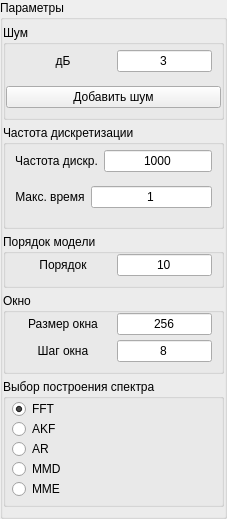
           <widget class="QGroupBox" name="groupBox_parameters">
            <property name="sizePolicy">
             <sizepolicy hsizetype="Preferred" vsizetype="Maximum">
              <horstretch>0</horstretch>
              <verstretch>0</verstretch>
             </sizepolicy>
            </property>
            <property name="title">
             <string>Параметры</string>
            </property>
            <layout class="QVBoxLayout" name="layout_area_size_3">
             <property name="spacing">
              <number>5</number>
             </property>
             <property name="leftMargin">
              <number>0</number>
             </property>
             <property name="topMargin">
              <number>5</number>
             </property>
             <property name="rightMargin">
              <number>0</number>
             </property>
             <property name="bottomMargin">
              <number>9</number>
             </property>
             <item>
              <widget class="QGroupBox" name="groupBox_noise">
               <property name="sizePolicy">
                <sizepolicy hsizetype="Preferred" vsizetype="Maximum">
                 <horstretch>0</horstretch>
                 <verstretch>0</verstretch>
                </sizepolicy>
               </property>
               <property name="title">
                <string>Шум</string>
               </property>
               <layout class="QVBoxLayout" name="layout_area_size_2">
                <property name="spacing">
                 <number>5</number>
                </property>
                <property name="leftMargin">
                 <number>0</number>
                </property>
                <property name="topMargin">
                 <number>5</number>
                </property>
                <property name="rightMargin">
                 <number>0</number>
                </property>
                <property name="bottomMargin">
                 <number>9</number>
                </property>
                <item>
                 <widget class="QWidget" name="widget_noise" native="true">
                  <property name="sizePolicy">
                   <sizepolicy hsizetype="Preferred" vsizetype="Maximum">
                    <horstretch>0</horstretch>
                    <verstretch>0</verstretch>
                   </sizepolicy>
                  </property>
                  <layout class="QHBoxLayout" name="layout_width_area_2" stretch="1,1">
                   <property name="topMargin">
                    <number>0</number>
                   </property>
                   <item>
                    <widget class="QLabel" name="label_text_noise">
                     <property name="text">
                      <string>дБ</string>
                     </property>
                     <property name="alignment">
                      <set>Qt::AlignCenter</set>
                     </property>
                    </widget>
                   </item>
                   <item>
                    <widget class="QLineEdit" name="lineEdit_noise">
                     <property name="text">
                      <string>3</string>
                     </property>
                     <property name="alignment">
                      <set>Qt::AlignCenter</set>
                     </property>
                    </widget>
                   </item>
                  </layout>
                 </widget>
                </item>
                <item>
                 <widget class="QPushButton" name="pushButton_display_noise">
                  <property name="text">
                   <string>Добавить шум</string>
                  </property>
                 </widget>
                </item>
               </layout>
              </widget>
             </item>
             <item>
              <widget class="QGroupBox" name="groupBox_sampling_rate">
               <property name="sizePolicy">
                <sizepolicy hsizetype="Preferred" vsizetype="Maximum">
                 <horstretch>0</horstretch>
                 <verstretch>0</verstretch>
                </sizepolicy>
               </property>
               <property name="title">
                <string>Частота дискретизации</string>
               </property>
               <layout class="QVBoxLayout" name="layout_spectrum_filtration" stretch="0,0">
                <property name="spacing">
                 <number>5</number>
                </property>
                <property name="leftMargin">
                 <number>0</number>
                </property>
                <property name="topMargin">
                 <number>5</number>
                </property>
                <property name="rightMargin">
                 <number>0</number>
                </property>
                <property name="bottomMargin">
                 <number>9</number>
                </property>
                <item>
                 <widget class="QWidget" name="widget_sampling_rate" native="true">
                  <property name="sizePolicy">
                   <sizepolicy hsizetype="Preferred" vsizetype="Maximum">
                    <horstretch>0</horstretch>
                    <verstretch>0</verstretch>
                   </sizepolicy>
                  </property>
                  <layout class="QHBoxLayout" name="layout_width_area_3" stretch="0,0">
                   <property name="topMargin">
                    <number>0</number>
                   </property>
                   <item>
                    <widget class="QLabel" name="label_text_sampling_rate">
                     <property name="text">
                      <string>Частота дискр.</string>
                     </property>
                     <property name="alignment">
                      <set>Qt::AlignCenter</set>
                     </property>
                    </widget>
                   </item>
                   <item>
                    <widget class="QLineEdit" name="lineEdit_sampling_rate">
                     <property name="text">
                      <string>1000</string>
                     </property>
                     <property name="alignment">
                      <set>Qt::AlignCenter</set>
                     </property>
                    </widget>
                   </item>
                  </layout>
                 </widget>
                </item>
                <item>
                 <widget class="QWidget" name="widget_maximum_time" native="true">
                  <property name="sizePolicy">
                   <sizepolicy hsizetype="Preferred" vsizetype="Maximum">
                    <horstretch>0</horstretch>
                    <verstretch>0</verstretch>
                   </sizepolicy>
                  </property>
                  <layout class="QHBoxLayout" name="layout_width_area_4" stretch="0,0">
                   <property name="topMargin">
                    <number>0</number>
                   </property>
                   <item>
                    <widget class="QLabel" name="label_text_maximum_time">
                     <property name="text">
                      <string>Макс. время</string>
                     </property>
                     <property name="alignment">
                      <set>Qt::AlignCenter</set>
                     </property>
                    </widget>
                   </item>
                   <item>
                    <widget class="QLineEdit" name="lineEdit_maximum_time">
                     <property name="text">
                      <string>1</string>
                     </property>
                     <property name="alignment">
                      <set>Qt::AlignCenter</set>
                     </property>
                    </widget>
                   </item>
                  </layout>
                 </widget>
                </item>
               </layout>
              </widget>
             </item>
             <item>
              <widget class="QGroupBox" name="groupBox_order_model">
               <property name="sizePolicy">
                <sizepolicy hsizetype="Preferred" vsizetype="Maximum">
                 <horstretch>0</horstretch>
                 <verstretch>0</verstretch>
                </sizepolicy>
               </property>
               <property name="title">
                <string>Порядок модели</string>
               </property>
               <layout class="QVBoxLayout" name="layout_area_size_6">
                <property name="spacing">
                 <number>5</number>
                </property>
                <property name="leftMargin">
                 <number>0</number>
                </property>
                <property name="topMargin">
                 <number>0</number>
                </property>
                <property name="rightMargin">
                 <number>0</number>
                </property>
                <property name="bottomMargin">
                 <number>9</number>
                </property>
                <item>
                 <widget class="QWidget" name="widget_order_model" native="true">
                  <property name="sizePolicy">
                   <sizepolicy hsizetype="Preferred" vsizetype="Maximum">
                    <horstretch>0</horstretch>
                    <verstretch>0</verstretch>
                   </sizepolicy>
                  </property>
                  <layout class="QHBoxLayout" name="layout_window_size_2" stretch="1,1">
                   <property name="topMargin">
                    <number>0</number>
                   </property>
                   <property name="bottomMargin">
                    <number>0</number>
                   </property>
                   <item>
                    <widget class="QLabel" name="label_text_order_model">
                     <property name="font">
                      <font>
                       <weight>50</weight>
                       <italic>false</italic>
                       <bold>false</bold>
                       <underline>false</underline>
                       <strikeout>false</strikeout>
                       <kerning>true</kerning>
                      </font>
                     </property>
                     <property name="text">
                      <string>Порядок</string>
                     </property>
                     <property name="alignment">
                      <set>Qt::AlignCenter</set>
                     </property>
                    </widget>
                   </item>
                   <item>
                    <widget class="QLineEdit" name="lineEdit_order_model">
                     <property name="text">
                      <string>10</string>
                     </property>
                     <property name="alignment">
                      <set>Qt::AlignCenter</set>
                     </property>
                    </widget>
                   </item>
                  </layout>
                 </widget>
                </item>
               </layout>
              </widget>
             </item>
             <item>
              <widget class="QGroupBox" name="groupBox_window">
               <property name="sizePolicy">
                <sizepolicy hsizetype="Preferred" vsizetype="Maximum">
                 <horstretch>0</horstretch>
                 <verstretch>0</verstretch>
                </sizepolicy>
               </property>
               <property name="title">
                <string>Окно</string>
               </property>
               <layout class="QVBoxLayout" name="layout_area_size_4">
                <property name="spacing">
                 <number>5</number>
                </property>
                <property name="leftMargin">
                 <number>0</number>
                </property>
                <property name="topMargin">
                 <number>0</number>
                </property>
                <property name="rightMargin">
                 <number>0</number>
                </property>
                <property name="bottomMargin">
                 <number>9</number>
                </property>
                <item>
                 <widget class="QWidget" name="widget_window_size" native="true">
                  <property name="sizePolicy">
                   <sizepolicy hsizetype="Preferred" vsizetype="Maximum">
                    <horstretch>0</horstretch>
                    <verstretch>0</verstretch>
                   </sizepolicy>
                  </property>
                  <layout class="QHBoxLayout" name="layout_window_size" stretch="1,1">
                   <property name="topMargin">
                    <number>0</number>
                   </property>
                   <property name="bottomMargin">
                    <number>0</number>
                   </property>
                   <item>
                    <widget class="QLabel" name="label_text_window_size">
                     <property name="font">
                      <font>
                       <weight>50</weight>
                       <italic>false</italic>
                       <bold>false</bold>
                       <underline>false</underline>
                       <strikeout>false</strikeout>
                       <kerning>true</kerning>
                      </font>
                     </property>
                     <property name="text">
                      <string>Размер окна</string>
                     </property>
                     <property name="alignment">
                      <set>Qt::AlignCenter</set>
                     </property>
                    </widget>
                   </item>
                   <item>
                    <widget class="QLineEdit" name="lineEdit_window_size">
                     <property name="text">
                      <string>256</string>
                     </property>
                     <property name="alignment">
                      <set>Qt::AlignCenter</set>
                     </property>
                    </widget>
                   </item>
                  </layout>
                 </widget>
                </item>
                <item>
                 <widget class="QWidget" name="widget_window_step" native="true">
                  <property name="sizePolicy">
                   <sizepolicy hsizetype="Preferred" vsizetype="Maximum">
                    <horstretch>0</horstretch>
                    <verstretch>0</verstretch>
                   </sizepolicy>
                  </property>
                  <layout class="QHBoxLayout" name="layout_window_step" stretch="1,1">
                   <property name="topMargin">
                    <number>0</number>
                   </property>
                   <property name="rightMargin">
                    <number>9</number>
                   </property>
                   <property name="bottomMargin">
                    <number>0</number>
                   </property>
                   <item>
                    <widget class="QLabel" name="label_text_window_step">
                     <property name="text">
                      <string>Шаг окна</string>
                     </property>
                     <property name="alignment">
                      <set>Qt::AlignCenter</set>
                     </property>
                    </widget>
                   </item>
                   <item>
                    <widget class="QLineEdit" name="lineEdit_window_step">
                     <property name="text">
                      <string>8</string>
                     </property>
                     <property name="alignment">
                      <set>Qt::AlignCenter</set>
                     </property>
                    </widget>
                   </item>
                  </layout>
                 </widget>
                </item>
               </layout>
              </widget>
             </item>
             <item>
              <widget class="QGroupBox" name="groupBox_building_spectrum">
               <property name="title">
                <string>Выбор построения спектра</string>
               </property>
               <layout class="QVBoxLayout" name="layout_choice_dome_or_picture_3">
                <property name="spacing">
                 <number>0</number>
                </property>
                <property name="leftMargin">
                 <number>6</number>
                </property>
                <property name="topMargin">
                 <number>0</number>
                </property>
                <property name="rightMargin">
                 <number>0</number>
                </property>
                <property name="bottomMargin">
                 <number>5</number>
                </property>
                <item>
                 <widget class="QRadioButton" name="radioButton_FFT">
                  <property name="text">
                   <string>FFT</string>
                  </property>
                  <property name="checked">
                   <bool>true</bool>
                  </property>
                  <property name="autoRepeat">
                   <bool>false</bool>
                  </property>
                  <property name="autoExclusive">
                   <bool>true</bool>
                  </property>
                 </widget>
                </item>
                <item>
                 <widget class="QRadioButton" name="radioButton_AKF">
                  <property name="text">
                   <string>AKF</string>
                  </property>
                  <property name="autoRepeat">
                   <bool>false</bool>
                  </property>
                  <property name="autoExclusive">
                   <bool>true</bool>
                  </property>
                 </widget>
                </item>
                <item>
                 <widget class="QRadioButton" name="radioButton_AR">
                  <property name="text">
                   <string>AR</string>
                  </property>
                  <property name="autoRepeat">
                   <bool>false</bool>
                  </property>
                  <property name="autoExclusive">
                   <bool>true</bool>
                  </property>
                 </widget>
                </item>
                <item>
                 <widget class="QRadioButton" name="radioButton_MMD">
                  <property name="text">
                   <string>MMD</string>
                  </property>
                  <property name="autoRepeat">
                   <bool>false</bool>
                  </property>
                  <property name="autoExclusive">
                   <bool>true</bool>
                  </property>
                 </widget>
                </item>
                <item>
                 <widget class="QRadioButton" name="radioButton_MME">
                  <property name="text">
                   <string>MME</string>
                  </property>
                  <property name="autoRepeat">
                   <bool>false</bool>
                  </property>
                  <property name="autoExclusive">
                   <bool>true</bool>
                  </property>
                 </widget>
                </item>
               </layout>
              </widget>
             </item>
            </layout>
           </widget>
